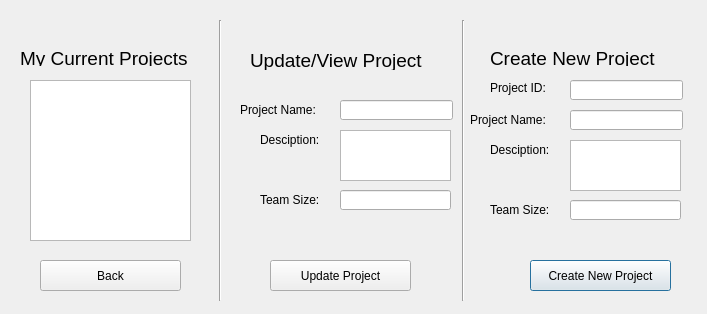
<?xml version="1.0" encoding="UTF-8"?>
<ui version="4.0">
 <class>adminMenu</class>
 <widget class="QDialog" name="adminMenu">
  <property name="geometry">
   <rect>
    <x>0</x>
    <y>0</y>
    <width>707</width>
    <height>314</height>
   </rect>
  </property>
  <property name="windowTitle">
   <string>Admin Menu</string>
  </property>
  <widget class="QPushButton" name="buttonCreateProject">
   <property name="geometry">
    <rect>
     <x>530</x>
     <y>260</y>
     <width>141</width>
     <height>31</height>
    </rect>
   </property>
   <property name="text">
    <string>Create New Project</string>
   </property>
  </widget>
  <widget class="QPushButton" name="buttonSave">
   <property name="geometry">
    <rect>
     <x>270</x>
     <y>260</y>
     <width>141</width>
     <height>31</height>
    </rect>
   </property>
   <property name="text">
    <string>Update Project</string>
   </property>
  </widget>
  <widget class="QListWidget" name="listProjects">
   <property name="geometry">
    <rect>
     <x>30</x>
     <y>80</y>
     <width>161</width>
     <height>161</height>
    </rect>
   </property>
  </widget>
  <widget class="QLabel" name="label_4">
   <property name="geometry">
    <rect>
     <x>490</x>
     <y>80</y>
     <width>71</width>
     <height>16</height>
    </rect>
   </property>
   <property name="text">
    <string>Project ID:</string>
   </property>
  </widget>
  <widget class="QLabel" name="label_3">
   <property name="geometry">
    <rect>
     <x>490</x>
     <y>200</y>
     <width>81</width>
     <height>20</height>
    </rect>
   </property>
   <property name="text">
    <string>Team Size:</string>
   </property>
  </widget>
  <widget class="QTextEdit" name="lineDescription">
   <property name="geometry">
    <rect>
     <x>570</x>
     <y>140</y>
     <width>111</width>
     <height>51</height>
    </rect>
   </property>
  </widget>
  <widget class="QLineEdit" name="lineTeam">
   <property name="geometry">
    <rect>
     <x>570</x>
     <y>200</y>
     <width>111</width>
     <height>20</height>
    </rect>
   </property>
  </widget>
  <widget class="QLineEdit" name="lineName">
   <property name="geometry">
    <rect>
     <x>570</x>
     <y>110</y>
     <width>113</width>
     <height>20</height>
    </rect>
   </property>
  </widget>
  <widget class="QLineEdit" name="lineID">
   <property name="geometry">
    <rect>
     <x>570</x>
     <y>80</y>
     <width>113</width>
     <height>20</height>
    </rect>
   </property>
  </widget>
  <widget class="QLabel" name="label">
   <property name="geometry">
    <rect>
     <x>470</x>
     <y>110</y>
     <width>101</width>
     <height>20</height>
    </rect>
   </property>
   <property name="text">
    <string>Project Name:</string>
   </property>
  </widget>
  <widget class="QLabel" name="label_2">
   <property name="geometry">
    <rect>
     <x>490</x>
     <y>140</y>
     <width>81</width>
     <height>20</height>
    </rect>
   </property>
   <property name="text">
    <string>Desciption:</string>
   </property>
  </widget>
  <widget class="QLabel" name="label_5">
   <property name="geometry">
    <rect>
     <x>20</x>
     <y>50</y>
     <width>211</width>
     <height>16</height>
    </rect>
   </property>
   <property name="font">
    <font>
     <pointsize>14</pointsize>
    </font>
   </property>
   <property name="text">
    <string>My Current Projects</string>
   </property>
  </widget>
  <widget class="Line" name="line">
   <property name="geometry">
    <rect>
     <x>453</x>
     <y>20</y>
     <width>20</width>
     <height>281</height>
    </rect>
   </property>
   <property name="orientation">
    <enum>Qt::Vertical</enum>
   </property>
  </widget>
  <widget class="QLabel" name="label_6">
   <property name="geometry">
    <rect>
     <x>490</x>
     <y>50</y>
     <width>211</width>
     <height>16</height>
    </rect>
   </property>
   <property name="font">
    <font>
     <pointsize>14</pointsize>
    </font>
   </property>
   <property name="text">
    <string>Create New Project</string>
   </property>
  </widget>
  <widget class="Line" name="line_2">
   <property name="geometry">
    <rect>
     <x>210</x>
     <y>20</y>
     <width>20</width>
     <height>281</height>
    </rect>
   </property>
   <property name="orientation">
    <enum>Qt::Vertical</enum>
   </property>
  </widget>
  <widget class="QLineEdit" name="editSize">
   <property name="geometry">
    <rect>
     <x>340</x>
     <y>190</y>
     <width>111</width>
     <height>20</height>
    </rect>
   </property>
  </widget>
  <widget class="QLabel" name="label_8">
   <property name="geometry">
    <rect>
     <x>260</x>
     <y>190</y>
     <width>81</width>
     <height>20</height>
    </rect>
   </property>
   <property name="text">
    <string>Team Size:</string>
   </property>
  </widget>
  <widget class="QLineEdit" name="editName">
   <property name="geometry">
    <rect>
     <x>340</x>
     <y>100</y>
     <width>113</width>
     <height>20</height>
    </rect>
   </property>
  </widget>
  <widget class="QLabel" name="label_9">
   <property name="geometry">
    <rect>
     <x>260</x>
     <y>130</y>
     <width>81</width>
     <height>20</height>
    </rect>
   </property>
   <property name="text">
    <string>Desciption:</string>
   </property>
  </widget>
  <widget class="QLabel" name="label_10">
   <property name="geometry">
    <rect>
     <x>240</x>
     <y>100</y>
     <width>101</width>
     <height>20</height>
    </rect>
   </property>
   <property name="text">
    <string>Project Name:</string>
   </property>
  </widget>
  <widget class="QTextEdit" name="editDes">
   <property name="geometry">
    <rect>
     <x>340</x>
     <y>130</y>
     <width>111</width>
     <height>51</height>
    </rect>
   </property>
  </widget>
  <widget class="QLabel" name="label_11">
   <property name="geometry">
    <rect>
     <x>250</x>
     <y>50</y>
     <width>181</width>
     <height>20</height>
    </rect>
   </property>
   <property name="font">
    <font>
     <pointsize>14</pointsize>
    </font>
   </property>
   <property name="text">
    <string>Update/View Project</string>
   </property>
  </widget>
  <widget class="QPushButton" name="buttonBack">
   <property name="geometry">
    <rect>
     <x>40</x>
     <y>260</y>
     <width>141</width>
     <height>31</height>
    </rect>
   </property>
   <property name="text">
    <string>Back</string>
   </property>
  </widget>
 </widget>
 <resources/>
 <connections/>
</ui>
